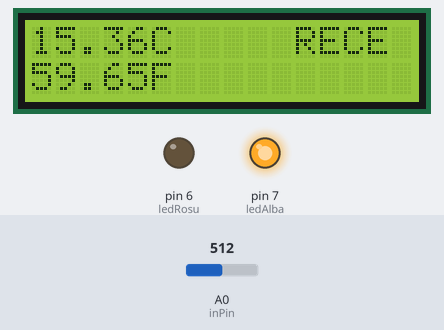
A sketch run on a simulated Arduino Uno, built with avr-gcc and run on an emulated ATmega328P. Parts: 16×2 character LCD, output pins drawn as LEDs (lit = HIGH). The inputs (shaded band) are chosen by the test bench; at power-on: A0 (inPin) = 512.

Above: at 1.2 s.
1.3 s: A0 (inPin) set to 659
At 2.9 s:
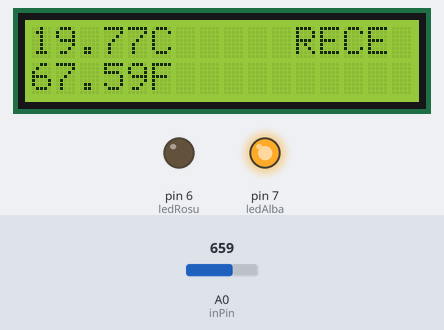
3.5 s: A0 (inPin) set to 676
At 4.9 s:
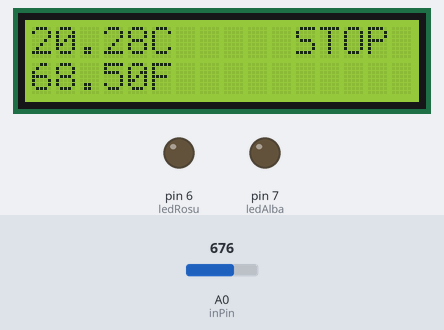
5.5 s: A0 (inPin) set to 993
At 6.8 s:
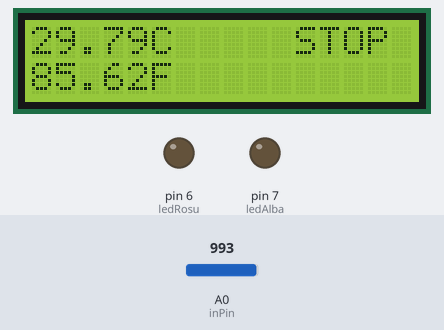
7.6 s: A0 (inPin) set to 1018
At 8.7 s:
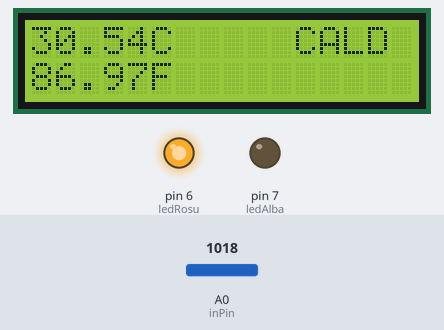
Timing chart, 0 to 10.6 s (numbered marks = the images above; inputs shaded):
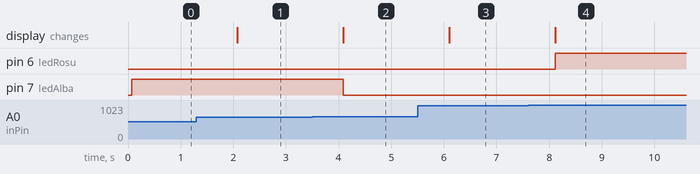

Measured:
- the behaviour switches between 666 and 667 on A0 (inPin) (found by bisection; images 1 and 2)
- the behaviour switches between 1000 and 1001 on A0 (inPin) (found by bisection; images 3 and 4)
- after the input at 1.3 s, the display: changes after 0.78 s (image 1)
- after the input at 3.5 s, pin 7 (ledAlba): HIGH → LOW after 0.59 s; the display: changes after 0.59 s (image 2)
- after the input at 5.5 s, the display: changes after 0.60 s (image 3)
- after the input at 7.6 s, pin 6 (ledRosu): LOW → HIGH after 0.51 s; the display: changes after 0.51 s (image 4)

The sketch:

LCD_Termometer.ino
```cpp
#include<LiquidCrystal.h>

LiquidCrystal lcd(12,11,5,4,3,2);
const int inPin = 0;

int ledRosu = 6;
int ledAlba = 7;

int tempMIN = 20;
int tempMAX = 30;

void setup(){
  lcd.begin(16,2);

  pinMode(ledRosu, OUTPUT);
  pinMode(ledAlba, OUTPUT);
}
void loop(){
  int value = analogRead(inPin);
  lcd.setCursor(0,1);
  float millivolts = (value* (3300/1024) );
  float celsius = millivolts / 100;


  lcd.clear();
  lcd.setCursor(0,0);
  lcd.print(celsius);
  lcd.print("C");
  lcd.setCursor(0,1);
  lcd.print((celsius * 9)/5 + 32);
  lcd.print("F");

  if (celsius < tempMIN){
    digitalWrite(ledAlba, HIGH);
    digitalWrite(ledRosu, LOW);
    lcd.setCursor(11,0);
    lcd.print("RECE");
  }else if (celsius > tempMAX){
    digitalWrite(ledRosu, HIGH);
    digitalWrite(ledAlba, LOW);
    lcd.setCursor(11,0);
    lcd.print("CALD");
  }else{
    digitalWrite(ledRosu, LOW);
    digitalWrite(ledAlba, LOW);
    lcd.setCursor(11,0);
    lcd.print("STOP");
  }

  delay(1000);
}
```
